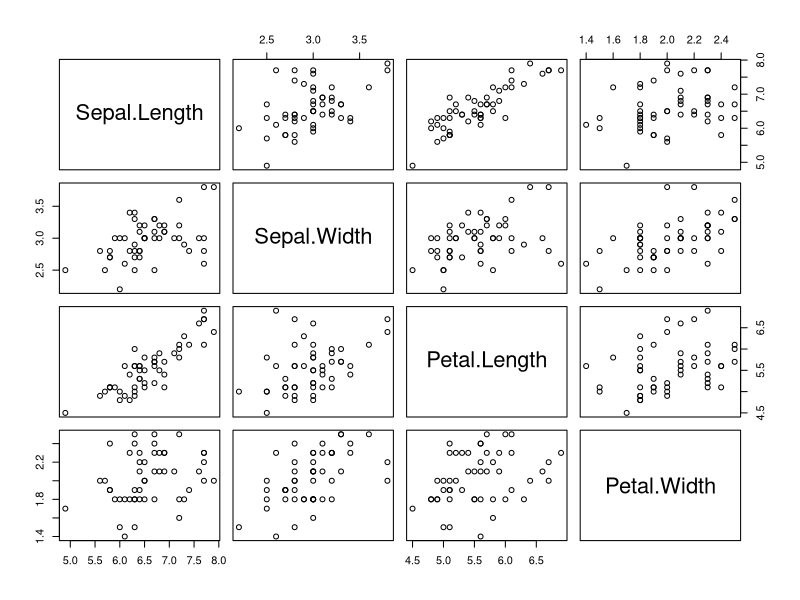
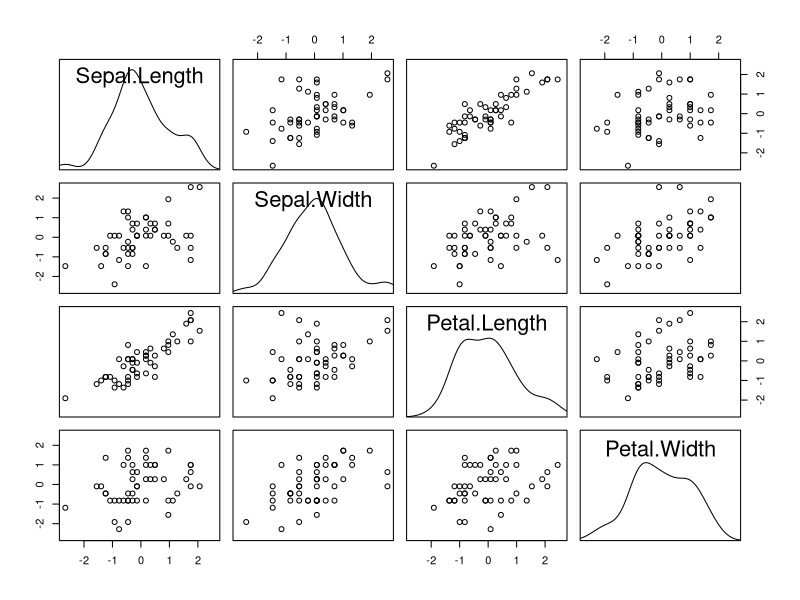
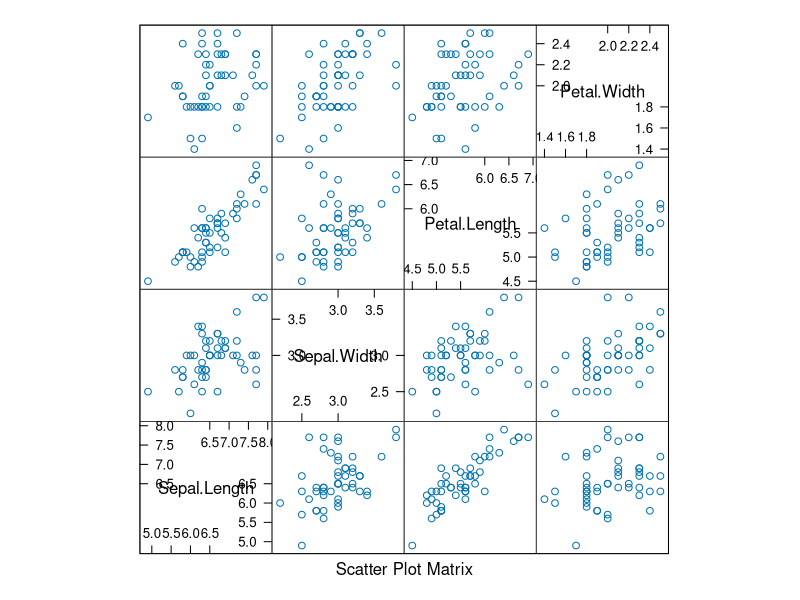
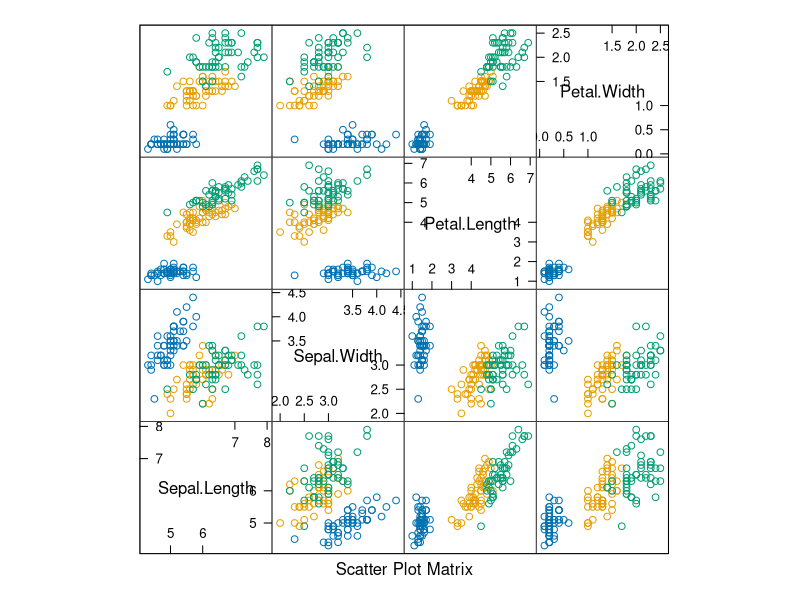
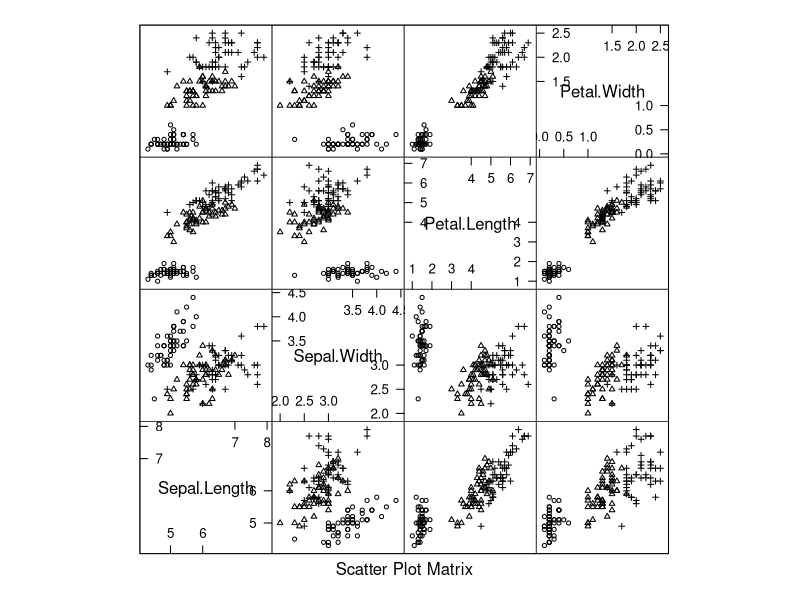
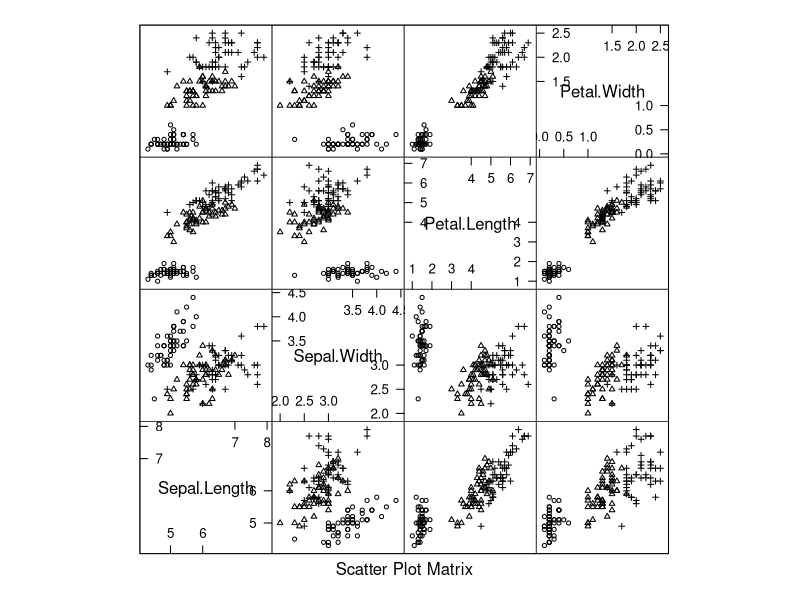
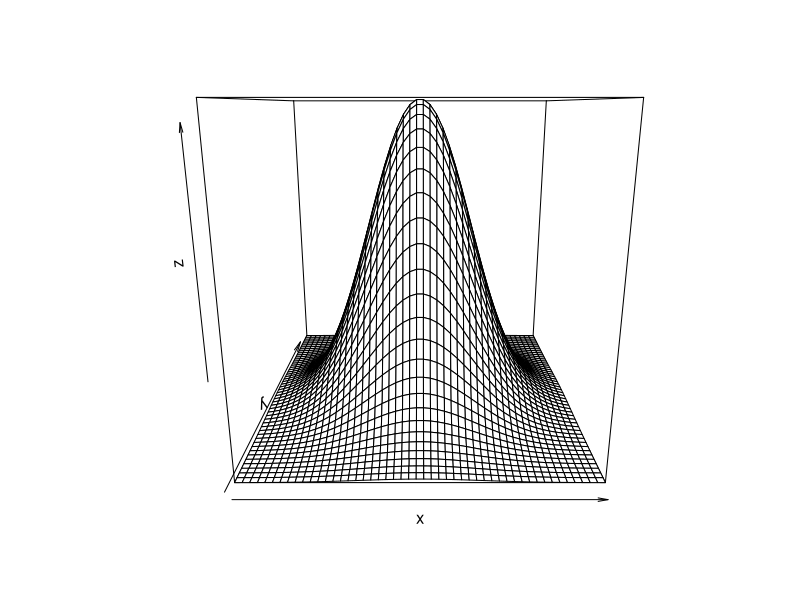
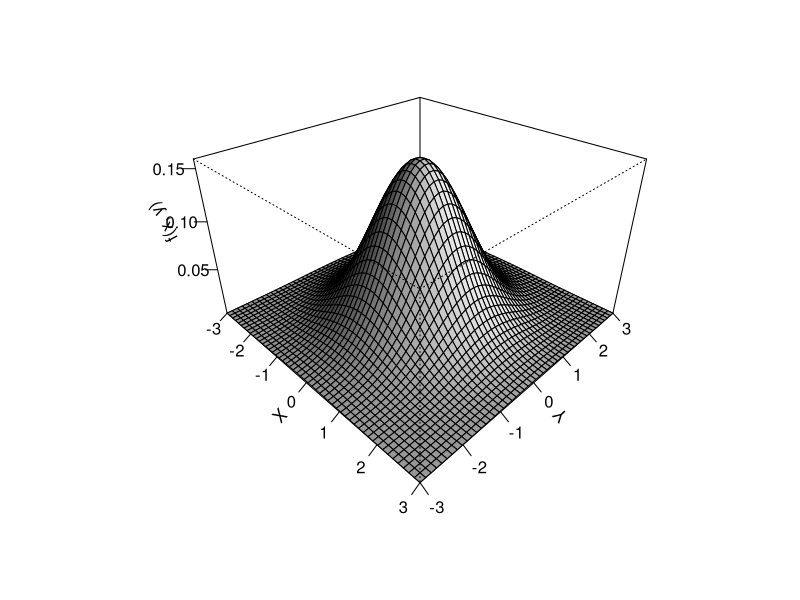

Recreate these plots in R, in order.
#####################################
### R code for Chapter 4 Examples ###
#####################################

### Example 4.1 (Scatterplot matrix)

data(iris)
#virginica data in first 4 columns of the last 50 obs.

# not shown in text
pairs(iris[101:150, 1:4])

panel.d <- function(x, ...) {
  usr <- par("usr")
  on.exit(par(usr))
  par(usr = c(usr[1:2], 0, .5))
  lines(density(x))
}

# Fig. 4.1
x <- scale(iris[101:150, 1:4])
r <- range(x)
pairs(x, diag.panel = panel.d, xlim = r, ylim = r)

library(lattice)
splom(iris[101:150, 1:4])    #plot 1

#for all 3 at once, in color, plot 2
splom(iris[,1:4], groups = iris$Species)

# Fig. 4.2
#for all 3 at once, black and white, plot 3
splom(~iris[1:4], groups = Species, data = iris,
      col = 1, pch = c(1, 2, 3),  cex = c(.5,.5,.5))

# same plot
splom(iris[,1:4], groups = iris$Species,
      col = 1, pch = c(1, 2, 3),  cex = c(.5,.5,.5))


### Example 4.2 (Plot bivariate normal density)

#the standard BVN density
f <- function(x,y) {
  z <- (1/(2*pi)) * exp(-.5 * (x^2 + y^2))
}

y <- x <- seq(-3, 3, length= 50)
z <- outer(x, y, f)   #compute density for all (x,y)

persp(x, y, z)        #the default plot

persp(x, y, z, theta = 45, phi = 30, expand = 0.6,
      ltheta = 120, shade = 0.75, ticktype = "detailed",
      xlab = "X", ylab = "Y", zlab = "f(x, y)")
# More attractive
persp(x, y, z, theta = 45, phi = 30, expand = 0.6,
      ltheta = 120, shade = 0.75, ticktype = "simple",
      xlab = "X", ylab = "Y", zlab = "", box=T, 
      col='lightblue')

### Example 4.3 (Add elements to perspective plot)

#store viewing transformation in M
M <- persp(x, y, z, theta = 45, phi = 30,
           expand = .4, box = FALSE)

#add some points along a circle
a <- seq(-pi, pi, pi/16)
newpts <- cbind(cos(a), sin(a)) * 2
newpts <- cbind(newpts, 0, 1)  #z=0, t=1
N <- newpts %*% M
points(N[,1]/N[,4], N[,2]/N[,4], col=2)

#add lines
x2 <- seq(-3, 3, .1)
y2 <- -x2^2 / 3
z2 <- dnorm(x2) * dnorm(y2)
N <- cbind(x2, y2, z2, 1) %*% M
lines(N[,1]/N[,4], N[,2]/N[,4], col=4)

#add text
x3 <- c(0, 3.1)
y3 <- c(0, -3.1)
z3 <- dnorm(x3) * dnorm(y3) * 1.1
N <- cbind(x3, y3, z3, 1) %*% M
text(N[1,1]/N[1,4], N[1,2]/N[1,4], "f(x,y)")
text(N[2,1]/N[2,4], N[2,2]/N[2,4], bquote(y==-x^2/3))


### Example 4.4 (Surface plot using wireframe(lattice))

library(lattice)
x <- y <- seq(-3, 3, length= 50)

xy <- expand.grid(x, y)
z <- (1/(2*pi)) * exp(-.5 * (xy[,1]^2 + xy[,2]^2))
wireframe(z ~ xy[,1] * xy[,2])


### Example 4.5 (3D scatterplot)

library(lattice)
attach(iris)
#basic 3 color plot with arrows along axes
cloud(Petal.Length ~ Sepal.Length * Sepal.Width,
      data=iris, groups=Species)

print(cloud(Sepal.Length ~ Petal.Length * Petal.Width,
            data = iris, groups = Species, main = "1", pch=1:3,
            scales = list(draw = FALSE), zlab = "SL",
            screen = list(z = 30, x = -75, y = 0)),
      split = c(1, 1, 2, 2), more = TRUE)

print(cloud(Sepal.Width ~ Petal.Length * Petal.Width,
            data = iris, groups = Species, main = "2", pch=1:3,
            scales = list(draw = FALSE), zlab = "SW",
            screen = list(z = 30, x = -75, y = 0)),
      split = c(2, 1, 2, 2), more = TRUE)

print(cloud(Petal.Length ~ Sepal.Length * Sepal.Width,
            data = iris, groups = Species, main = "3", pch=1:3,
            scales = list(draw = FALSE), zlab = "PL",
            screen = list(z = 30, x = -55, y = 0)),
      split = c(1, 2, 2, 2), more = TRUE)

print(cloud(Petal.Width ~ Sepal.Length * Sepal.Width,
            data = iris, groups = Species, main = "4", pch=1:3,
            scales = list(draw = FALSE), zlab = "PW",
            screen = list(z = 30, x = -55, y = 0)),
      split = c(2, 2, 2, 2))
detach(iris)


### Example 4.6 (Contour plot)


#contour plot with labels
contour(volcano, asp = 1, labcex = 1)

#another version from lattice package
library(lattice)
contourplot(volcano) #similar to above


### Example 4.7 (Filled contour plots)

image(volcano, col = terrain.colors(100), axes = FALSE)
contour(volcano, levels = seq(100,200,by = 10), add = TRUE)

filled.contour(volcano, color = terrain.colors, asp = 1)
levelplot(volcano, scales = list(draw = FALSE),
          xlab = "", ylab = "")


### Example 4.8 (2D histogram)

library(hexbin)
x <- matrix(rnorm(4000), 2000, 2)
plot(hexbin(x[,1], x[,2]))


